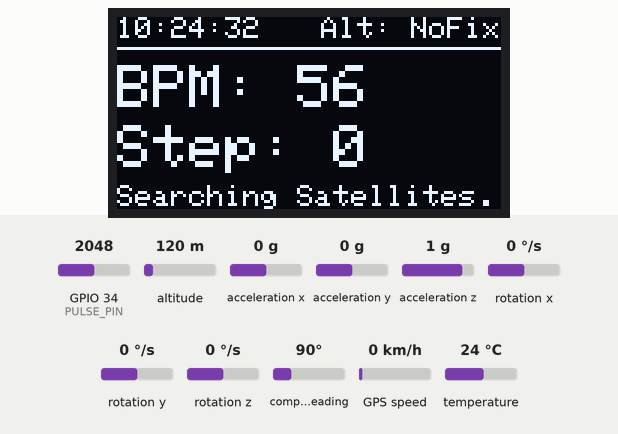
Simulated run of this sketch. Board: ESP32. Parts: 128×64 one-colour display. The inputs (shaded band) are chosen by the test bench; at power-on: acceleration x 0 g, altitude 120 m, acceleration y 0 g, acceleration z 1 g, GPIO 34 (PULSE_PIN) = 2048, rotation x 0 °/s, rotation y 0 °/s, rotation z 0 °/s, compass heading 90°, GPS speed 0 km/h, temperature 24 °C. The local clock reads 2024-03-15 10:24:30 at power-on unless the sketch sets it; the GPS gets a fix after 3 s at 37.7749, -122.4194 with 8 satellites.

Above: at 2.2 s.
2.3 s: acceleration x set to -1.4 g
At 5.2 s:
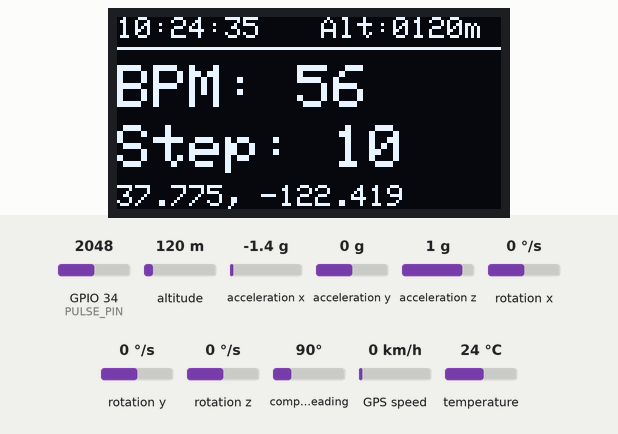
5.3 s: acceleration x set to 0 g
At 7.8 s:
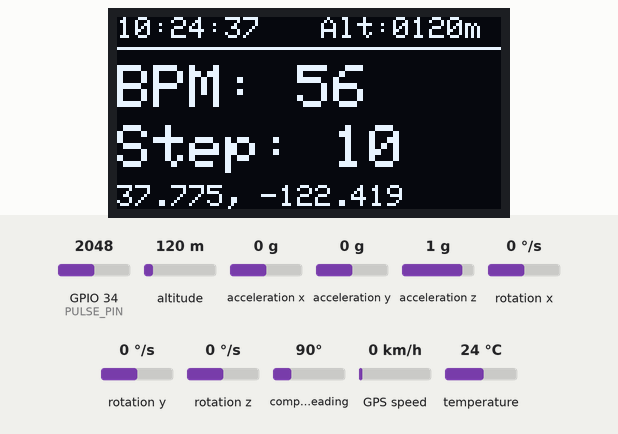
8.6 s: altitude set to 20 m
At 9.6 s:
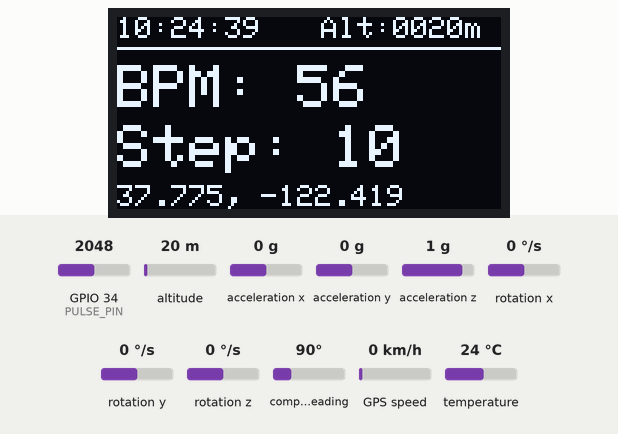
11.6 s: acceleration y set to -1.4 g
At 11.9 s:
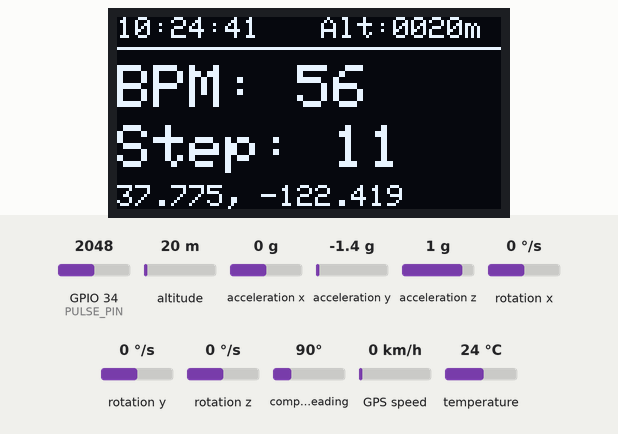
13.1 s: acceleration y set to 0 g
At 13.9 s:
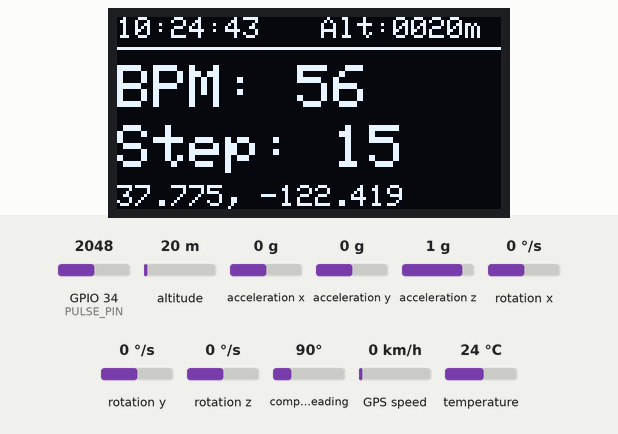
15.6 s: acceleration z set to -1.4 g
At 16.0 s:
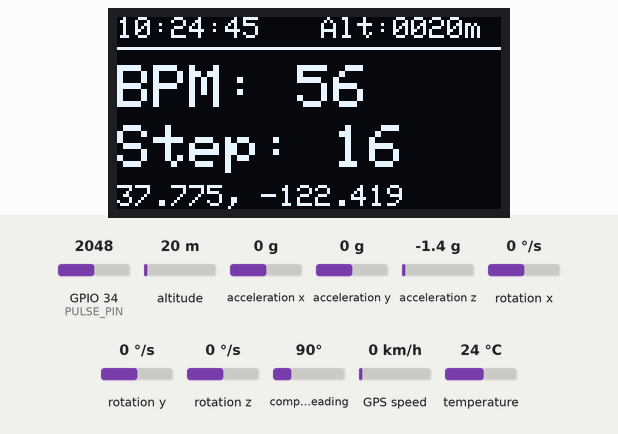
Timing chart, 0 to 18.1 s (numbered marks = the images above; inputs shaded):
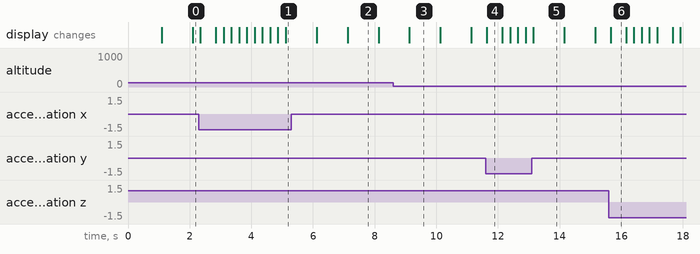

Measured:
- after the input at 11.6 s, the display: changes at once (image 4)
- what the display in image 2 shows lasts 1.0 s, from 7.1 s to 8.1 s
- what the display in image 4 shows lasts 0.5 s, from 11.6 s to 12.1 s

The sketch:

Swastha_Lab_20260817131418.ino
```cpp
#include <Wire.h>
#include <Adafruit_GFX.h>
#include <Adafruit_SSD1306.h>
#include <Adafruit_MPU6050.h>
#include <Adafruit_Sensor.h>
#include <RTClib.h>
#include <TinyGPS++.h>

#define I2C_SDA 21
#define I2C_SCL 22
#define GPS_RX_PIN 16
#define GPS_TX_PIN 17
#define PULSE_PIN 34

#define SCREEN_WIDTH 128
#define SCREEN_HEIGHT 64
#define OLED_RESET -1
#define SCREEN_ADDRESS 0x3C

Adafruit_SSD1306 display(SCREEN_WIDTH, SCREEN_HEIGHT, &Wire, OLED_RESET);
Adafruit_MPU6050 mpu;
RTC_DS3231 rtc;
TinyGPSPlus gps;
HardwareSerial gpsSerial(2);

int pulseThreshold = 550;
unsigned long lastBeatTime = 0;
int bpm = 0;
bool pulseDetected = false;

unsigned int stepCount = 0;
unsigned long lastStepTime = 0;
const float stepThreshold = 12.5;
const unsigned long stepDebounce = 300;

unsigned long lastDisplayUpdate = 0;
const unsigned long displayInterval = 250;

void setup() {
  Serial.begin(115200);

  Wire.begin(I2C_SDA, I2C_SCL);
  gpsSerial.begin(9600, SERIAL_8N1, GPS_RX_PIN, GPS_TX_PIN);

  if (!display.begin(SSD1306_SWITCHCAPVCC, SCREEN_ADDRESS)) {
    Serial.println(F("SSD1306 allocation failed"));
    for (;;);
  }

  display.clearDisplay();
  display.setTextColor(SSD1306_WHITE);
  display.setTextSize(1);
  display.setCursor(0, 0);
  display.println(F("Initializing System..."));
  display.display();

  if (!mpu.begin()) {
    Serial.println(F("Failed to find MPU6050 chip"));
  } else {
    mpu.setAccelerometerRange(MPU6050_RANGE_4_G);
    mpu.setFilterBandwidth(MPU6050_BAND_21_HZ);
  }

  if (!rtc.begin()) {
    Serial.println(F("Couldn't find RTC"));
  }

  if (rtc.lostPower()) {
    rtc.adjust(DateTime(F(__DATE__), F(__TIME__)));
  }

  pinMode(PULSE_PIN, INPUT);

  delay(1000);
}

void loop() {
  while (gpsSerial.available() > 0) {
    gps.encode(gpsSerial.read());
  }

  readPulseSensor();
  detectSteps();

  if (millis() - lastDisplayUpdate >= displayInterval) {
    lastDisplayUpdate = millis();
    updateOLEDDisplay();
  }
}

void readPulseSensor() {
  int rawAnalog = analogRead(PULSE_PIN);
  unsigned long now = millis();

  if (rawAnalog > pulseThreshold && !pulseDetected) {
    pulseDetected = true;
    unsigned long ibi = now - lastBeatTime;
    lastBeatTime = now;

    if (ibi > 300 && ibi < 2000) {
      bpm = 60000 / ibi;
    }
  }

  if (rawAnalog < (pulseThreshold - 50)) {
    pulseDetected = false;
  }
}

void detectSteps() {
  sensors_event_t a, g, temp;
  mpu.getEvent(&a, &g, &temp);

  float accelMagnitude = sqrt(
    a.acceleration.x * a.acceleration.x +
    a.acceleration.y * a.acceleration.y +
    a.acceleration.z * a.acceleration.z
  );

  unsigned long now = millis();

  if (accelMagnitude > stepThreshold &&
      (now - lastStepTime > stepDebounce)) {
    stepCount++;
    lastStepTime = now;
  }
}

void updateOLEDDisplay() {
  display.clearDisplay();

  DateTime now = rtc.now();

  display.setTextSize(1);
  display.setCursor(0, 0);
  display.printf("%02d:%02d:%02d", now.hour(), now.minute(), now.second());

  display.setCursor(68, 0);

  if (gps.altitude.isUpdated() || gps.altitude.isValid()) {
    display.printf("Alt:%04.0fm", gps.altitude.meters());
  } else {
    display.print(F("Alt: NoFix"));
  }

  display.drawLine(0, 10, 128, 10, SSD1306_WHITE);

  display.setCursor(0, 16);
  display.setTextSize(2);

  if (bpm > 0) {
    display.printf("BPM: %d", bpm);
  } else {
    display.print(F("BPM: --"));
  }

  display.setCursor(0, 36);
  display.setTextSize(2);
  display.printf("Step: %u", stepCount);

  display.setTextSize(1);
  display.setCursor(0, 56);

  if (gps.location.isValid()) {
    display.printf("%.3f, %.3f", gps.location.lat(), gps.location.lng());
  } else {
    display.print(F("Searching Satellites..."));
  }

  display.display();
}
```
